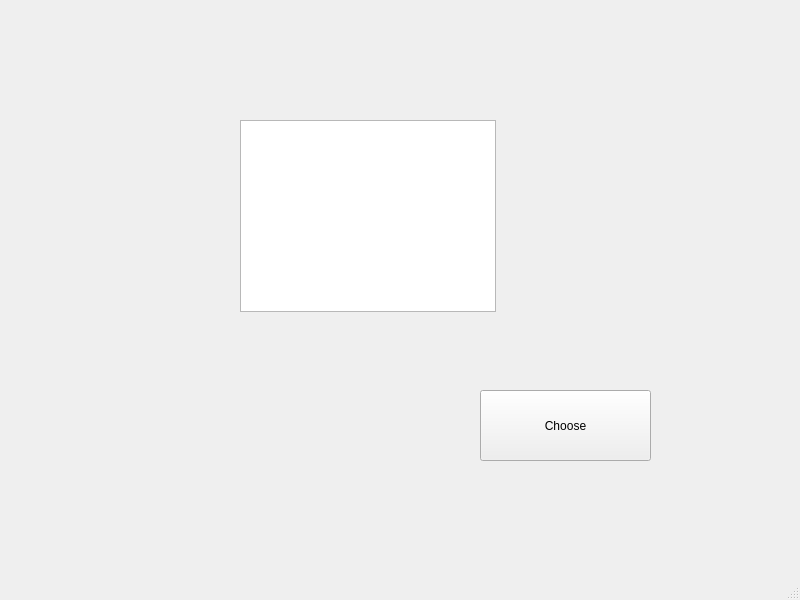
<?xml version="1.0" encoding="UTF-8"?>
<ui version="4.0">
 <class>PUb_choice_window</class>
 <widget class="QMainWindow" name="PUb_choice_window">
  <property name="geometry">
   <rect>
    <x>0</x>
    <y>0</y>
    <width>800</width>
    <height>600</height>
   </rect>
  </property>
  <property name="windowTitle">
   <string>PUb_choice_window</string>
  </property>
  <widget class="QWidget" name="centralwidget">
   <widget class="QTableWidget" name="PUb_table">
    <property name="geometry">
     <rect>
      <x>240</x>
      <y>120</y>
      <width>256</width>
      <height>192</height>
     </rect>
    </property>
   </widget>
   <widget class="QPushButton" name="submit_PRa_btn">
    <property name="geometry">
     <rect>
      <x>480</x>
      <y>390</y>
      <width>171</width>
      <height>71</height>
     </rect>
    </property>
    <property name="text">
     <string>Choose</string>
    </property>
   </widget>
  </widget>
  <widget class="QMenuBar" name="menubar">
   <property name="geometry">
    <rect>
     <x>0</x>
     <y>0</y>
     <width>800</width>
     <height>26</height>
    </rect>
   </property>
  </widget>
  <widget class="QStatusBar" name="statusbar"/>
 </widget>
 <resources/>
 <connections/>
</ui>
